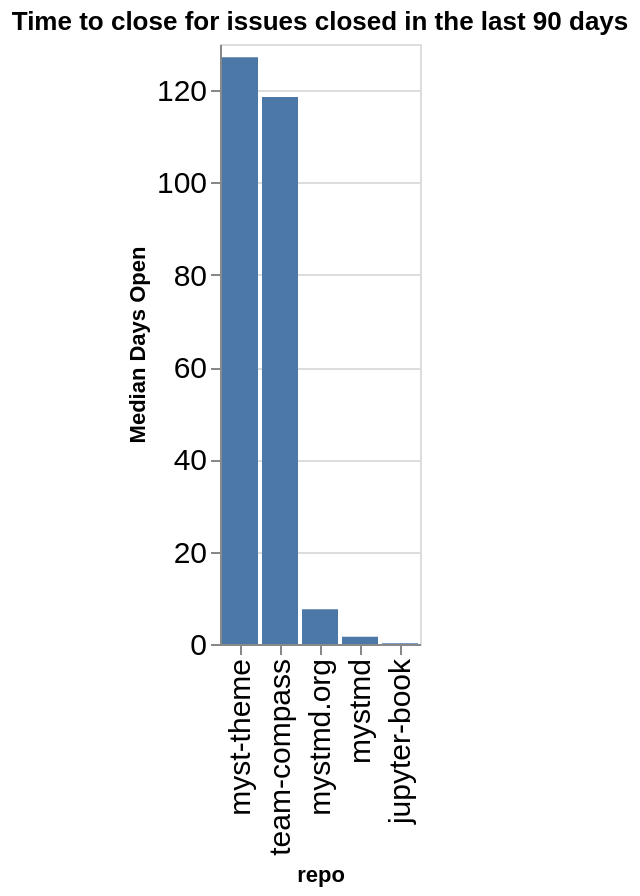

Notebook cell for this chart:
### Code cell
time_open = closed.groupby(['org', 'repo']).agg({'time_open': 'median'}).reset_index()
time_open['time_open'] = time_open['time_open'] / (60 * 60 * 24)
time_open['org/repo'] = time_open.apply(lambda a: a['org'] + '/' + a['repo'], axis=1)
sorted_vals = time_open.sort_values(['org', 'time_open'], ascending=False)['repo'].values
alt.Chart(data=time_open, title=f"Time to close for issues closed in the last {n_days} days").mark_bar().encode(
    x=alt.X('repo', sort=alt.Sort(sorted_vals.tolist())),
    y=alt.Y('time_open', title="Median Days Open"),
)

### Figure 1 — Vega-Lite specification as saved in the notebook (floating-point values rounded to 4 significant figures)
{"config": {"axisLeft": {"labelFontSize": 15}, "axisBottom": {"labelFontSize": 15}}, "data": {"name": "data-e64ca86ea011dc1008d5a4464abfd35d"}, "mark": {"type": "bar"}, "encoding": {"x": {"field": "repo", "sort": ["myst-theme", "team-compass", "mystmd.org", "mystmd", "jupyter-book"], "type": "nominal"}, "y": {"field": "time_open", "title": "Median Days Open", "type": "quantitative"}}, "title": "Time to close for issues closed in the last 90 days", "$schema": "https://vega.github.io/schema/vega-lite/v5.20.1.json", "datasets": {"data-e64ca86ea011dc1008d5a4464abfd35d": [{"org": "jupyter-book", "repo": "jupyter-book", "time_open": 0.1602, "org/repo": "jupyter-book/jupyter-book"}, {"org": "jupyter-book", "repo": "myst-theme", "time_open": 127.1, "org/repo": "jupyter-book/myst-theme"}, {"org": "jupyter-book", "repo": "mystmd", "time_open": 1.577, "org/repo": "jupyter-book/mystmd"}, {"org": "jupyter-book", "repo": "mystmd.org", "time_open": 7.517, "org/repo": "jupyter-book/mystmd.org"}, {"org": "jupyter-book", "repo": "team-compass", "time_open": 118.5, "org/repo": "jupyter-book/team-compass"}]}}
